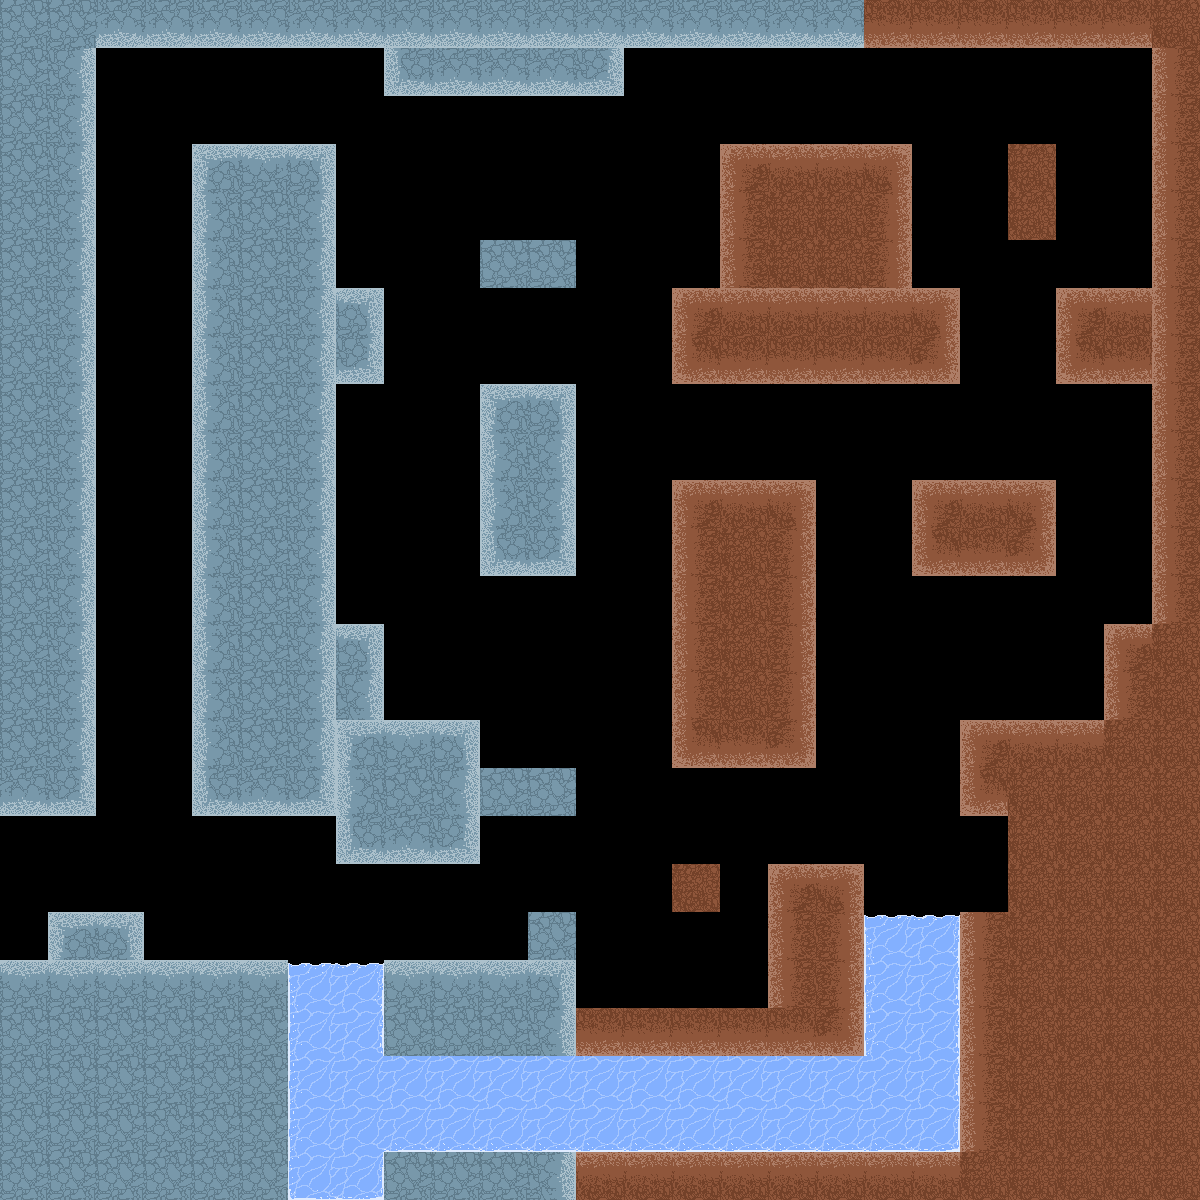

This game map was drawn from its Tiled (.tmx) file and the tilesets committed beside it. A one-line description and the trimmed map source follow:
An orthogonal 25x25 tile map with 48x48 px tiles, 4 tile layers (BG1, WATER, GROUND, ICE), 2 tilesets and 23 objects (8x spikes, 7x papalotl, 4x coyotl, 3x water, playerSpawn).

<map version="1.0" tiledversion="1.1.2" orientation="orthogonal" renderorder="right-down" width="25" height="25" tilewidth="48" tileheight="48" infinite="0" nextobjectid="170">
 <tileset firstgid="1" name="testTilesheet" tilewidth="48" tileheight="48" tilecount="100" columns="10">
  <image source="../../assets/sprites/tilesheets/testTilesheet.png" width="480" height="480" />
 </tileset>
 <tileset firstgid="101" name="basic-tiles" tilewidth="48" tileheight="48" tilecount="100" columns="10">
  <image source="../../assets/sprites/tilesheets/basic-tiles.png" width="480" height="480" />
 </tileset>
 <layer name="BG1" width="25" height="25">
  <data>[625 cells, 0 non-empty, 0 distinct tile ids]</data>
 </layer>
 <layer name="WATER" width="25" height="25">
  <data>[625 cells, 40 non-empty, 8 distinct tile ids]</data>
 </layer>
 <layer name="GROUND" width="25" height="25">
  <data>[625 cells, 150 non-empty, 11 distinct tile ids]</data>
 </layer>
 <layer name="ICE" width="25" height="25">
  <data>[625 cells, 167 non-empty, 9 distinct tile ids]</data>
 </layer>
 <objectgroup name="OBJECTS">
  <object id="25" name="spikes" gid="132" x="960" y="864" width="48" height="48" />
  <object id="33" name="spikes" gid="132" x="960" y="912" width="48" height="48" />
  <object id="34" name="spikes" gid="122" x="336" y="1200" width="48" height="48" />
  <object id="35" name="spikes" gid="122" x="288" y="1200" width="48" height="48" />
  <object id="36" name="spikes" gid="123" x="432" y="144" width="48" height="48" />
  <object id="37" name="spikes" gid="123" x="480" y="144" width="48" height="48" />
  <object id="38" name="spikes" gid="123" x="528" y="144" width="48" height="48" />
  <object id="39" name="spikes" gid="122" x="384" y="720" width="48" height="48" />
  <object id="146" name="water" gid="112" x="288" y="1152" width="96" height="192" />
  <object id="147" name="water" gid="112" x="384" y="1152" width="576" height="96" />
  <object id="148" name="water" gid="112" x="864" y="1056" width="96" height="144" />
  <object id="149" name="coyotl" gid="114" x="720" y="480" width="48" height="48" />
  <object id="150" name="coyotl" gid="114" x="240" y="144" width="48" height="48" />
  <object id="151" name="coyotl" gid="114" x="432" y="960" width="48" height="48" />
  <object id="152" name="coyotl" gid="114" x="768" y="144" width="48" height="48" />
  <object id="153" name="papalotl" gid="124" x="96" y="720" width="48" height="48" />
  <object id="154" name="papalotl" gid="124" x="528" y="912" width="48" height="48" />
  <object id="155" name="papalotl" gid="124" x="1008" y="144" width="48" height="48" />
  <object id="156" name="papalotl" gid="124" x="960" y="480" width="48" height="48" />
  <object id="157" name="papalotl" gid="124" x="144" y="336" width="48" height="48" />
  <object id="158" name="papalotl" gid="124" x="504" y="372" width="48" height="48" />
  <object id="161" name="papalotl" gid="124" x="1008" y="672" width="48" height="48" />
  <object id="163" name="playerSpawn" gid="112" x="48" y="912" width="48" height="48" />
 </objectgroup>
</map>